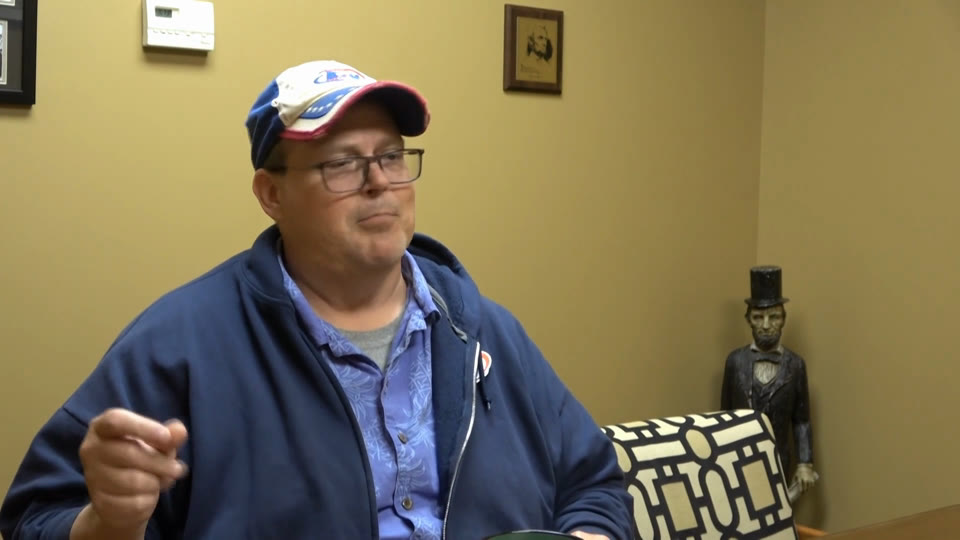
#> input picture assets/images/products/content-marketing/testimonial.jpg, 960 x 540 px
$ python postprocess.py ../../assets/images/products/content-marketing/testimonial.jpg ../../assets/images/products/content-marketing/testimonial.jpg
#> lines starting #> are read from the running program, lines starting #| are printed output that depends on the picture
#!/usr/bin/env python3
"""Shrink a 2x render to a 1200 x 630 PNG that is small enough to share.

    postprocess.py in.png out.png

The page is drawn at 2x (2400 x 1260) so text and logo edges stay sharp, then
downsampled to 1200 x 630 with a Lanczos filter. If the PNG is over 300 KB it is
reduced to 256 colors (dithered), which keeps gradients smooth and photos fine at
this size. Prints "<bytes> <mode>" so the generator can log it.
"""
import io
import sys

from PIL import Image

MAX_BYTES = 300 * 1024


def save(img, path):
    img.save(path, format="PNG", optimize=True)


def main():
    src, dst = sys.argv[1], sys.argv[2]
    im = Image.open(src).convert("RGB")
#> im is the input picture: PIL image 960x540 RGB; mean R, G, B 127.4, 115.9, 85
    im = im.resize((1200, 630), Image.LANCZOS)
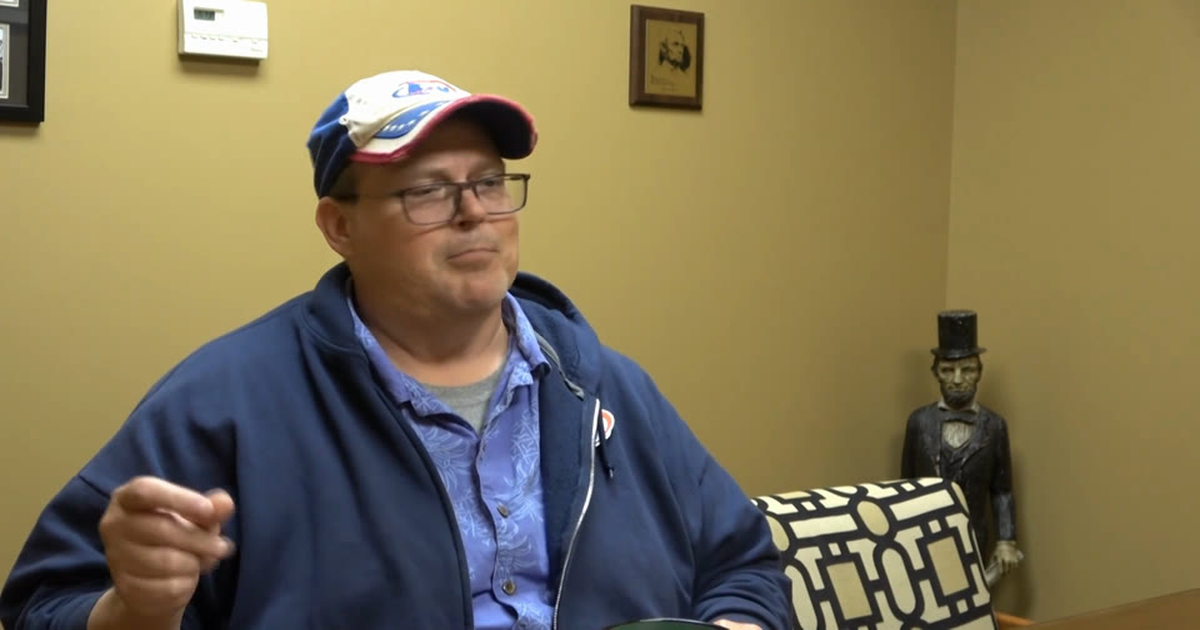
#> im: PIL image 1200x630 RGB; mean R, G, B 127.4, 115.9, 85

    buf = io.BytesIO()
    im.save(buf, format="PNG", optimize=True)
    if buf.tell() <= MAX_BYTES:
        save(im, dst)
        print(buf.tell(), "rgb")
        return

    q = im.quantize(colors=256, method=Image.Quantize.MEDIANCUT, dither=Image.Dither.FLOYDSTEINBERG)
    buf = io.BytesIO()
    q.save(buf, format="PNG", optimize=True)
    if buf.tell() > MAX_BYTES:
        # A busy photo: fewer colors until it fits.
        for colors in (192, 128, 96, 64):
            q = im.quantize(colors=colors, method=Image.Quantize.MEDIANCUT, dither=Image.Dither.FLOYDSTEINBERG)
            buf = io.BytesIO()
            q.save(buf, format="PNG", optimize=True)
            if buf.tell() <= MAX_BYTES:
                break
    save(q, dst)
    print(buf.tell(), "palette")


if __name__ == "__main__":
    main()
